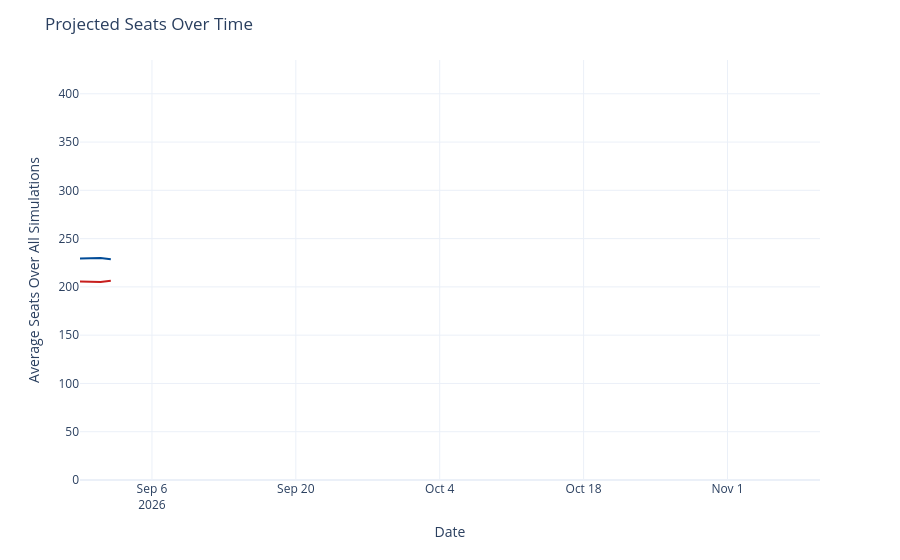

Notebook code cell kept with this figure:
### Code cell
seats_over_time = output_ts[(output_ts['geo'] == 'US House') &
                             (output_ts['type'] == 'seats')]
seats_over_time['rep_seats'] = seats_over_time['y'].map(lambda x: 435 - x)
seats_over_time = seats_over_time.rename({'y': 'Democrats', 'rep_seats': 'Republicans'}, axis=1)
seats_time_ser = px.line(seats_over_time, x='date', y=['Democrats', 'Republicans'], template='plotly_white',
                        color_discrete_map={'Democrats': '#004b97', 'Republicans': '#c71e1d'},)
seats_time_ser.update_traces(hovertemplate="%{y:.1f}")
seats_time_ser.update_layout(
    xaxis=dict(range=[pd.to_datetime('2026-08-30'), pd.to_datetime('2026-11-10')]),
    yaxis=dict(range=[0, 435]),
    xaxis_title='Date',
    yaxis_title='Average Seats Over All Simulations',
    title=dict(text="Projected Seats Over Time"),
    hovermode="x",
    showlegend=False
)
seats_time_ser

### Figure 1 — Plotly figure (JSON) as saved in the notebook; plotly's stock layout.template omitted (floating-point values rounded to 4 significant figures)
{"data": [{"hovertemplate": "%{y:.1f}", "legendgroup": "Democrats", "line": {"color": "#004b97", "dash": "solid"}, "marker": {"symbol": "circle"}, "mode": "lines", "name": "Democrats", "orientation": "v", "showlegend": true, "type": "scatter", "x": ["2026-08-30", "2026-08-31", "2026-09-01", "2026-09-02"], "xaxis": "x", "y": [229.4, 230.0, 230.0, 228.5], "yaxis": "y"}, {"hovertemplate": "%{y:.1f}", "legendgroup": "Republicans", "line": {"color": "#c71e1d", "dash": "solid"}, "marker": {"symbol": "circle"}, "mode": "lines", "name": "Republicans", "orientation": "v", "showlegend": true, "type": "scatter", "x": ["2026-08-30", "2026-08-31", "2026-09-01", "2026-09-02"], "xaxis": "x", "y": [205.6, 205.0, 205.0, 206.5], "yaxis": "y"}], "layout": {"hovermode": "x", "legend": {"title": {"text": "variable"}, "tracegroupgap": 0}, "margin": {"t": 60}, "showlegend": false, "title": {"text": "Projected Seats Over Time"}, "xaxis": {"anchor": "y", "domain": [0, 1], "range": ["2026-08-30T00:00:00", "2026-11-10T00:00:00"], "title": {"text": "Date"}}, "yaxis": {"anchor": "x", "domain": [0, 1], "range": [0, 435], "title": {"text": "Average Seats Over All Simulations"}}}}
